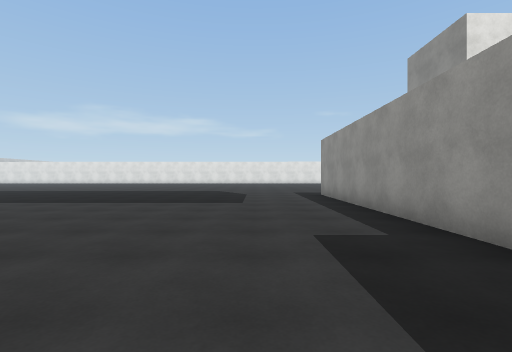
[1] (above)

22 first-person views from a walk through a scene from a Unity 3-D project. The camera is 1.3 m above the floor, looks level and sees 85° across. The floor is counted in squares, 2 m on a side. Each view is taken from the middle of a square. On the plan, view 1 faces up. The plan holds only what a view shows up to about 9 squares ahead; the rest is blank. The place goes on beyond the plan. The player character is not drawn. Surface patterns are stand-ins for the level's own textures.

[2]
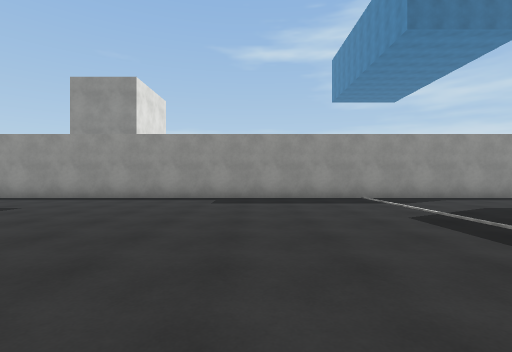

[3]
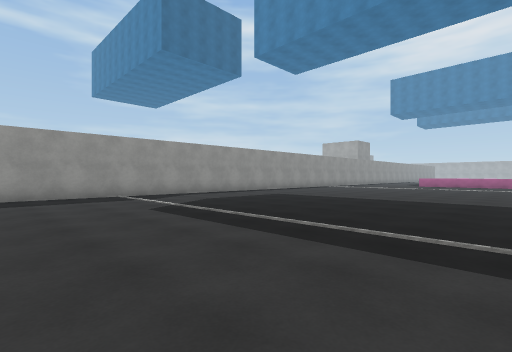

[4]
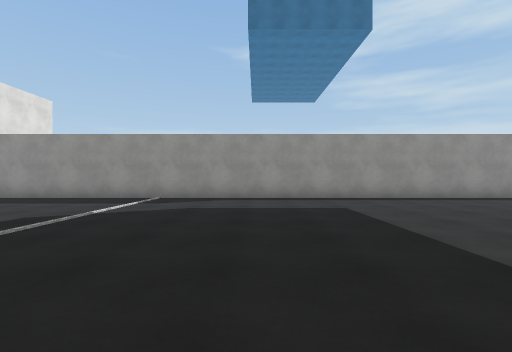

[5]
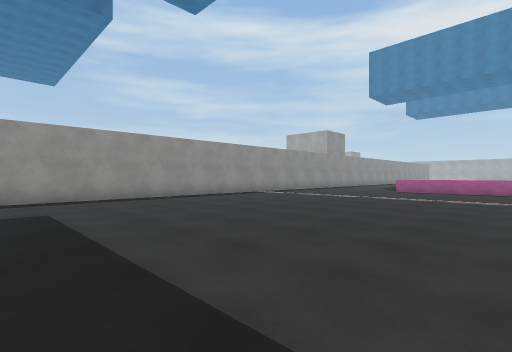

[6]
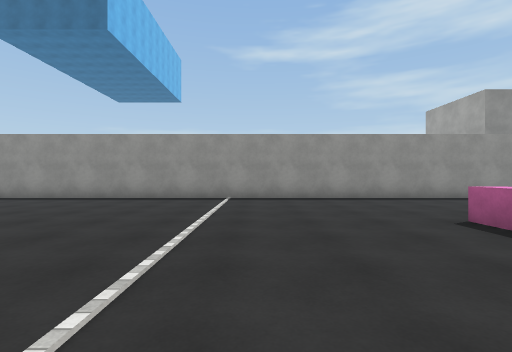

[7]
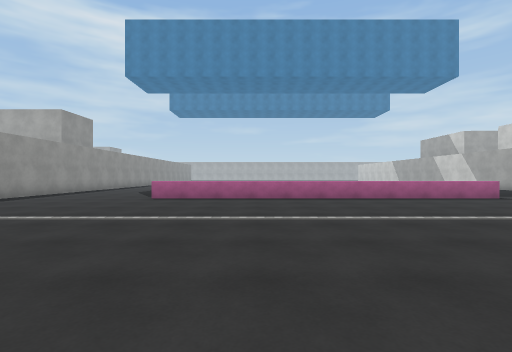

[8]
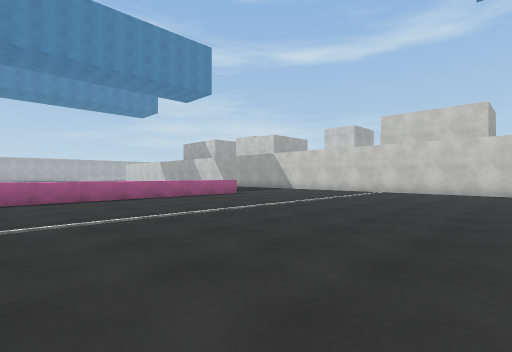

[9]
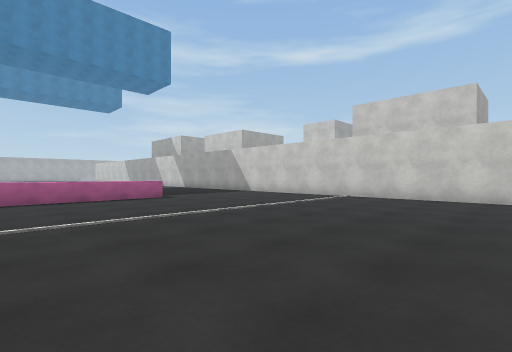

[10]
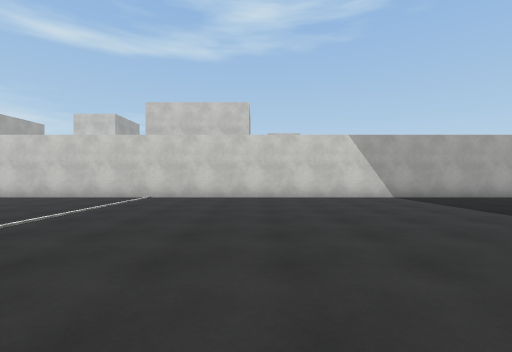

[11]
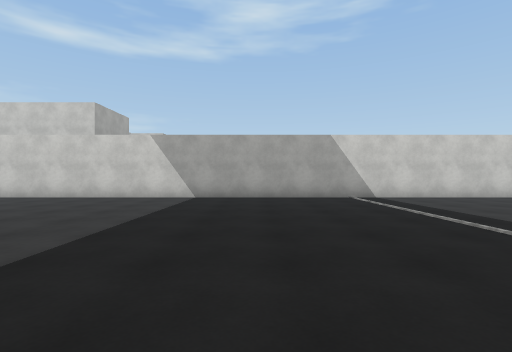

[12]
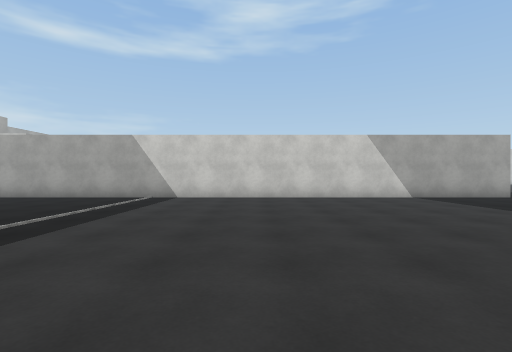

[13]
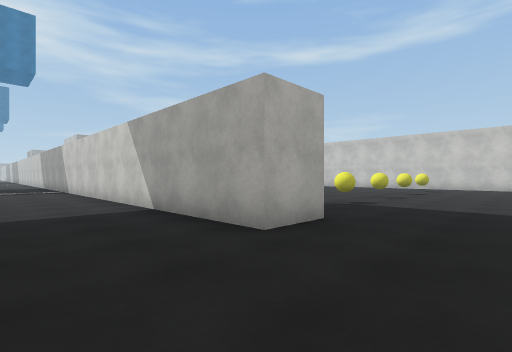

[14]
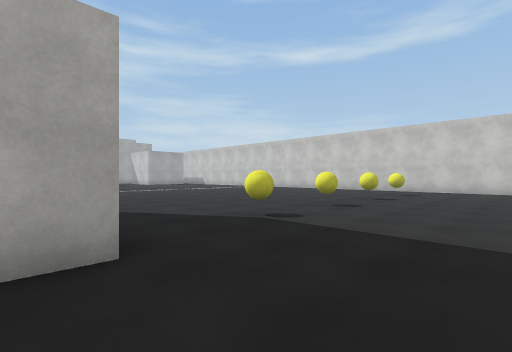

[15]
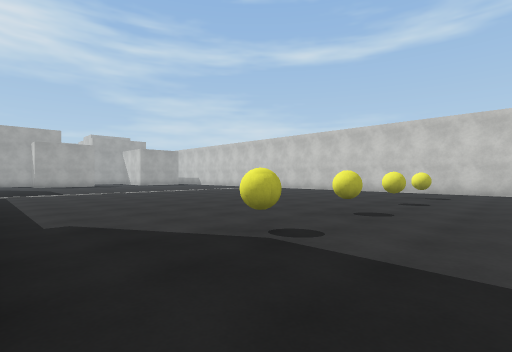

[16]
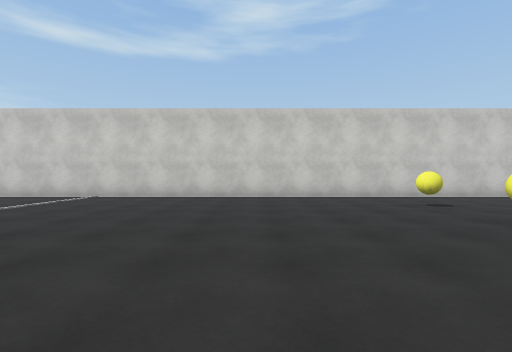

[17]
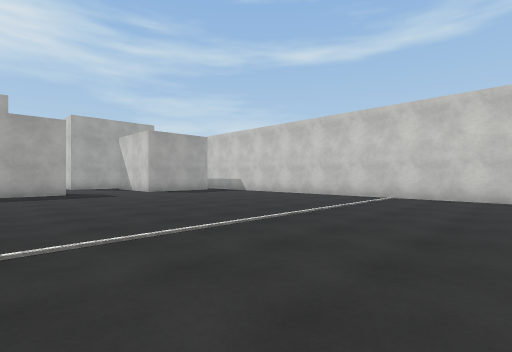

[18]
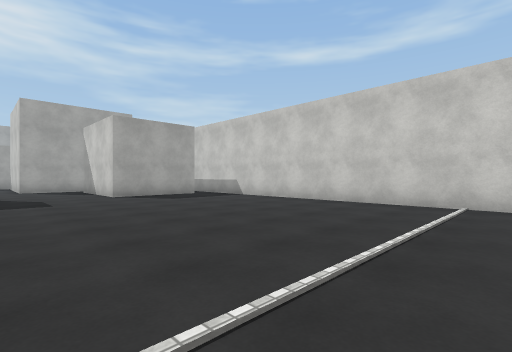

[19]
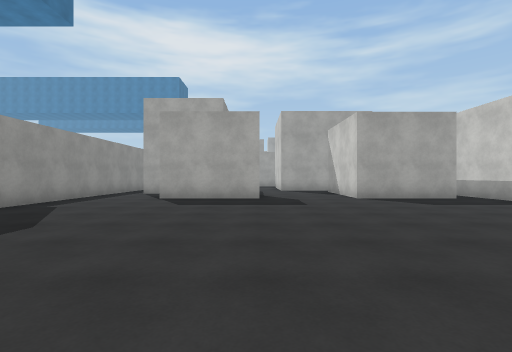

[20]
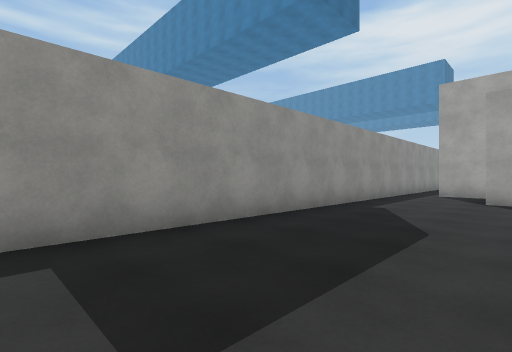

[21]
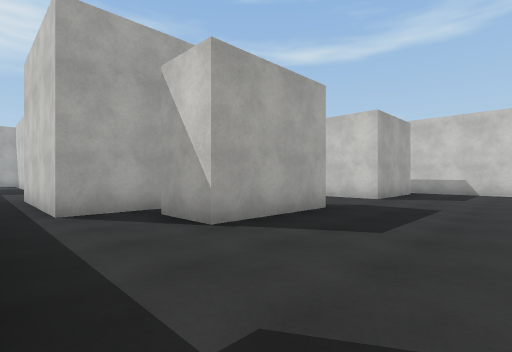

[22]
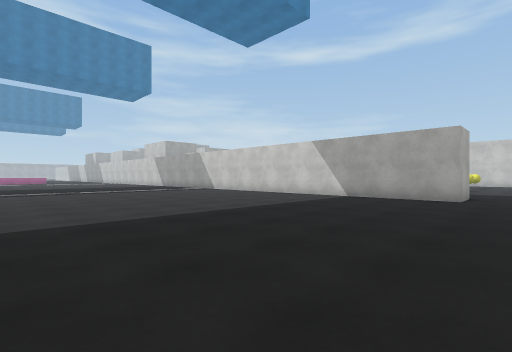

### Floor plan
Points are (right, up) in squares from view 1. A wall is a line through its corners. A room is listed if a view was taken in it or the views show most of it. See-through windows are left out.
Room 1 (views 1, 2, 3, 4, 5, 6, 7, 8, 9, 10, 11, 12, 13, 22)
walls: (-16.5, 9.7) (-16.5, -17.8); (2.3, -18.5) (2.3, 9.6)
low walls: (-12.1, -17) (-2, -17)
ways out: opening at (-16.3, 11) to room 2
Room 2 (views 14, 15, 16, 17, 18, 19, 20, 21)
walls: (-17.9, 9.7) (-16.5, 9.7); (-23.1, -8.1) (-20.2, -8.1) (-20.2, -9.5); (-28.9, -8.1) (-25.9, -8.1) (-25.9, -9.8); (-29.7, 12.5) (-29.7, -9); (-20.6, -10.3) (-18.9, -10.3) (-18.9, -14.4); (-17.8, -9.6) (-17.8, -0.1)
ways out: opening at (-16.3, 11) to room 1; opening at (-24.5, -8.5); opening at (-18, -14)
objects: other object (-27, 9); other object (-25, 9); other object (-23, 9); other object (-20, 9)

Where each view was taken, in squares from view 1:
view 1: 0 up, 0 right, facing up
view 2: 2 up, 6 left, facing right
view 3: 2 up, 7 left, facing down-right
view 4: 4 down, 6 left, facing right
view 5: 5 down, 6 left, facing down-right
view 6: 14 down, 6 left, facing right
view 7: 9 down, 5 left, facing down
view 8: 9 down, 5 left, facing down-left
view 9: 9 down, 8 left, facing down-left
view 10: 10 down, 8 left, facing left
view 11: 4 down, 8 left, facing left
view 12: 2 up, 8 left, facing left
view 13: 12 up, 14 left, facing down-left
view 14: 12 up, 17 left, facing down-left
view 15: 11 up, 18 left, facing down-left
view 16: 5 up, 21 left, facing left
view 17: 3 up, 21 left, facing down-left
view 18: 1 up, 23 left, facing down-left
view 19: 0 up, 23 left, facing down
view 20: 0 up, 21 left, facing down-right
view 21: 5 down, 18 left, facing down-left
view 22: 11 up, 8 left, facing down-left
